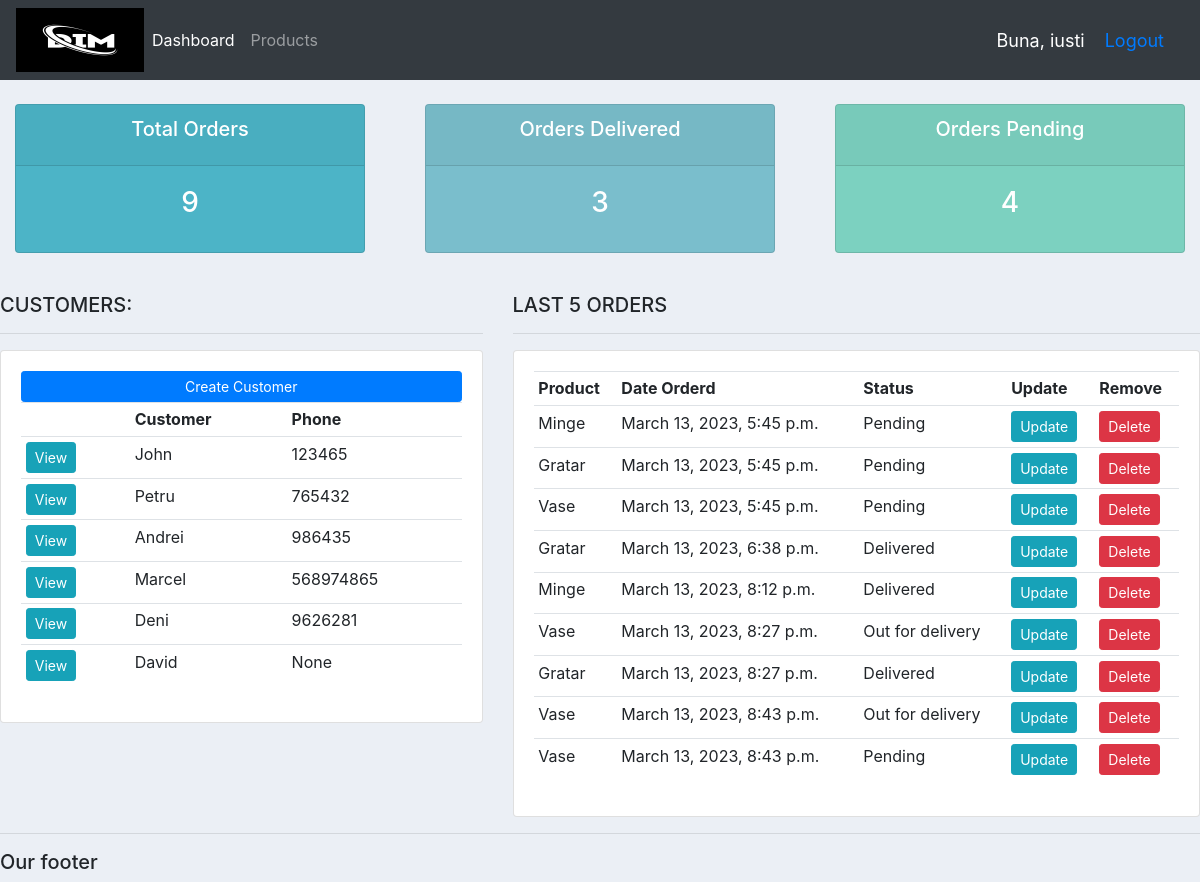
The app's page / (signed in) with its own data.
### accounts/models.py (models this page shows, shortened)
class Customer(models.Model):
    user = models.OneToOneField(User, null=True, blank=True, on_delete=models.CASCADE)
    name = models.CharField(max_length=200, null=True)
    phone = models.CharField(max_length=200, null=True)
    email = models.CharField(max_length=200, null=True)
    profile_pic = models.ImageField(default='profile.png', null=True, blank=True)
    date_created = models.DateTimeField(auto_now_add=True, null=True)

class Order(models.Model):
    STATUS = (
        ('Pending', 'Pending'),
        ('Out for delivery', 'Out for delivery'),
        ('Delivered', 'Delivered'),
    )
    customer = models.ForeignKey(Customer, null=True, on_delete=models.SET_NULL)
    product = models.ForeignKey(Product, null=True, on_delete=models.SET_NULL)
    date_created = models.DateTimeField(auto_now_add=True, null=True)
    status = models.CharField(max_length=200, null=True, choices=STATUS)
    note = models.CharField(max_length=200, null=True)

class Product(models.Model):
    CATEGORY = (
        ('Indoor', 'Indoor'),
        ('Out Door', 'Out Door'),
    )
    name = models.CharField(max_length=200, null=True)
    price = models.FloatField(null=True)
    category = models.CharField(max_length=200, null=True, choices=CATEGORY)
    description = models.CharField(max_length=200, null=True, blank=True)
    date_created = models.DateTimeField(auto_now_add=True, null=True)
    tags = models.ManyToManyField(Tag)
    def __str__(self):
        return self.name

### accounts/decorators.py (the view)
    def wrapper_function(request, *args, **kwargs):
        group = None
        if request.user.groups.exists():
            group = request.user.groups.all()[0].name
        if group == 'customer':
            return redirect('user-page')
        if group == 'admin':
            return view_func(request, *args, **kwargs)

### accounts/views.py (called while the page is built)
@login_required(login_url='login')
@admin_only
def home(request):
    orders = Order.objects.all()
    customers = Customer.objects.all()
    total_customers = customers.count()
    total_orders = orders.count()
    delivered = orders.filter(status='Delivered').count()
    pending = orders.filter(status='Pending').count()
    context = {'orders': orders, 'customers': customers, 'total_orders': total_orders, 'delivered': delivered,
               'pending': pending}
    return render(request, 'accounts/dashboard.html', context)

### accounts/templates/accounts/dashboard.html
{% extends 'accounts/main.html' %}
{% block content %}
{% include 'accounts/status.html' %}
<br>
<div class="row">
    <div class="col-md-5">
        <h5>CUSTOMERS:</h5>
        <hr>
        <div class="card card-body">
            <a class="btn btn-primary  btn-sm btn-block" href="">Create Customer</a>
            <table class="table table-sm">
                <tr>
                    <th></th>
                    <th>Customer</th>
                    <th>Phone</th>
                </tr>
                {% for customer in customers %}
                <tr>
                    <td><a class="btn btn-sm btn-info" href="{% url 'customer' customer.id %}">View</a></td>
                    <td>{{customer.name}}</td>
                    <td>{{customer.phone}}</td>
                </tr>
                {% endfor %}
            </table>
        </div>
    </div>
    <div class="col-md-7">
        <h5>LAST 5 ORDERS</h5>
        <hr>
        <div class="card card-body">
            <table class="table table-sm">
                <tr>
                    <th>Product</th>
                    <th>Date Orderd</th>
                    <th>Status</th>
                    <th>Update</th>
                    <th>Remove</th>
                </tr>
                {% for order in orders %}
                <tr>
                    <td>{{order.product}}</td>
                    <td>{{order.date_created}}</td>
                    <td>{{order.status}}</td>
                    <td><a class="btn btn-sm btn-info" href="{% url 'update_order' order.id %}">Update</a></td>
                    <td><a class="btn btn-sm btn-danger" href="{% url 'delete_order' order.id %}">Delete</a></td>
                </tr>
                {% endfor %}
            </table>
        </div>
    </div>
</div>
{% endblock %}

### accounts/templates/accounts/main.html (shortened to what this page needs)
{% load static %}
<!DOCTYPE html>
<html lang="en">
<head>
    <link rel="stylesheet" href="https://cdn.jsdelivr.net/npm/bootstrap@4.0.0/dist/css/bootstrap.min.css"
>
    <link rel="stylesheet" type="text/css" href="{% static '/css/main.css' %}">
</head>
<body>
{% include 'accounts/navbar.html' %}
{% block content %}
{% endblock %}
<hr>
<h5>Our footer</h5>
</body>
</html>

### accounts/templates/accounts/navbar.html (shortened to what this page needs)
{% load static %}
<nav class="navbar navbar-expand-lg navbar-dark bg-dark">
    <img src="{% static 'images/logo.png' %}">
    <div class="collapse navbar-collapse" id="navbarNav">
        <ul class="navbar-nav">
              {% if request.user.is_staff %}
      <li class="nav-item active">
        <a class="nav-link" href="{% url 'home' %}">Dashboard</a>
      </li>
      <li class="nav-item">
        <a class="nav-link" href="{% url 'products' %}">Products</a>
      </li>
      {% else %}
       <li class="nav-item">
        <a class="nav-link" href="{% url 'account' %}">Settings</a>
      </li>
      {% endif %}
        </ul>
    </div>
    <span class="hello-msg">Buna, {{request.user}}</span>
    <span class="hello-msg"><a href="{% url 'logout' %}">Logout</a></span>
</nav>

### accounts/templates/accounts/status.html
<br>
<div class="row">
    <div class="col">
        <div class="col-md">
            <div class="card text-center text-white  mb-3" id="total-orders">
                <div class="card-header">
                    <h5 class="card-title">Total Orders</h5>
                </div>
                <div class="card-body">
                    <h3 class="card-title">{{total_orders}}</h3>
                </div>
            </div>
        </div>
    </div>
    <div class="col">
        <div class="col-md">
            <div class="card text-center text-white  mb-3" id="orders-delivered">
                <div class="card-header">
                    <h5 class="card-title">Orders Delivered</h5>
                </div>
                <div class="card-body">
                    <h3 class="card-title">{{delivered}}</h3>
                </div>
            </div>
        </div>
    </div>
    <div class="col">
        <div class="col-md">
            <div class="card text-center text-white  mb-3" id="orders-pending">
                <div class="card-header">
                    <h5 class="card-title">Orders Pending</h5>
                </div>
                <div class="card-body">
                    <h3 class="card-title">{{pending}}</h3>
                </div>
            </div>
        </div>
    </div>
</div>

### static/css/main.css (style rules this page uses)
body { background-color: #ebeff5; }
#total-orders { background-color: #4cb4c7; }
#orders-delivered { background-color: #7abecc; }
#orders-pending { background-color: #7CD1C0; }

### accounts/templates/accounts/navbar.html (style rules this page uses)
.hello-msg { font-size: 18px; color: #fff; margin-right: 20px; }

### records on screen
Customer: name "John", phone "123465"
Customer: name "Petru", phone "765432"
Customer: name "Andrei", phone "986435"
Customer: name "Marcel", phone "568974865"
Customer: name "Deni", phone "9626281"
Customer: name "David", phone "None"
Order: product "Minge", date_created "March 13, 2023, 5:45 p.m.", status "Pending"
Order: product "Gratar", date_created "March 13, 2023, 5:45 p.m.", status "Pending"
Order: product "Vase", date_created "March 13, 2023, 5:45 p.m.", status "Pending"
Order: product "Gratar", date_created "March 13, 2023, 6:38 p.m.", status "Delivered"
Order: product "Minge", date_created "March 13, 2023, 8:12 p.m.", status "Delivered"
Order: product "Vase", date_created "March 13, 2023, 8:27 p.m.", status "Out for delivery"
Order: product "Gratar", date_created "March 13, 2023, 8:27 p.m.", status "Delivered"
Order: product "Vase", date_created "March 13, 2023, 8:43 p.m.", status "Out for delivery"
Order: product "Vase", date_created "March 13, 2023, 8:43 p.m.", status "Pending"

### other values on screen
{{ request.user }} "iusti"
{{ total_orders }} "9"
{{ delivered }} "3"
{{ pending }} "4"
